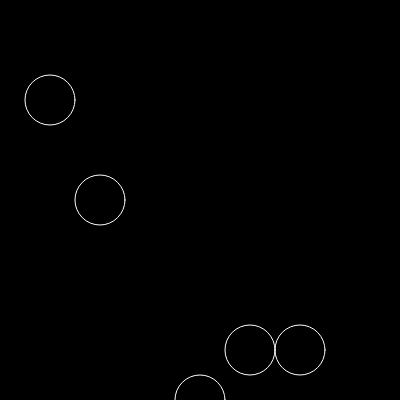
Frame 1 (no input)
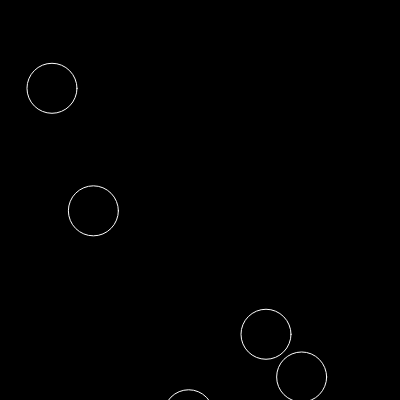
Frame 60 (no input)
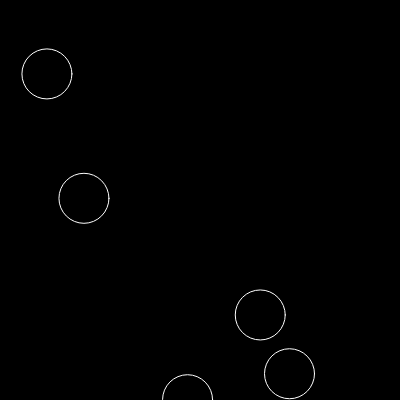
Frame 120 (the mouse pressed at the canvas centre since frame 60)

The p5.js sketch that drew these frames (run headless with seeded random() and noise() and a simulated clock; from frame 60 on, the mouse is pressed at the canvas centre):

// p5.js sketch
// ── sketch.js

var bubble, bubble1,bubble2,bubble3, bubble4;
function setup(){
    createCanvas(400,400)
    
    bubble=new Bubble(50,100,50);
    bubble1=new Bubble(100,200,50);
    bubble2=new Bubble(200,400,50);
    bubble3=new Bubble(300,350,50);
    bubble4=new Bubble(250,350,50);

    console.log(bubble.x,bubble.y);
    
}
  

   


function draw(){
    background(0);
    
    bubble.display();
    bubble.move();
    bubble1.display();
    bubble1.move();
    bubble2.display();
    bubble2.move();
    bubble3.display();
    bubble3.move();
    bubble4.display();
    bubble4.move();

    
    }
    

// ── bubble.js
class Bubble{

    constructor(x,y,r){
        this.x=x;
        this.y=y;
        this.r=r;
       
       
    }

    move(){
        this.x=this.x+random(-2,2);
        this.y=this.y+random(-5,5);
    }

    display(){
        stroke(255);
        strokeWeight(1);
        noFill();
        ellipse(this.x,this.y,this.r);
    }
}
